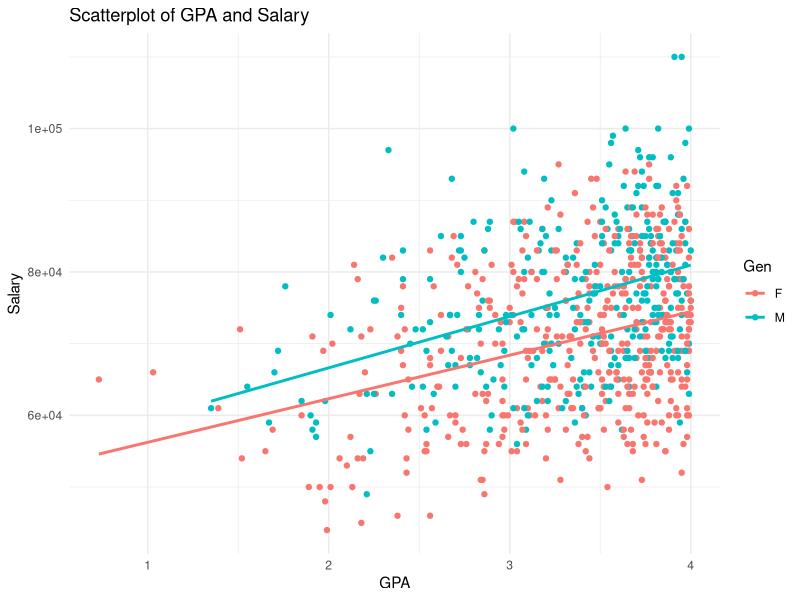
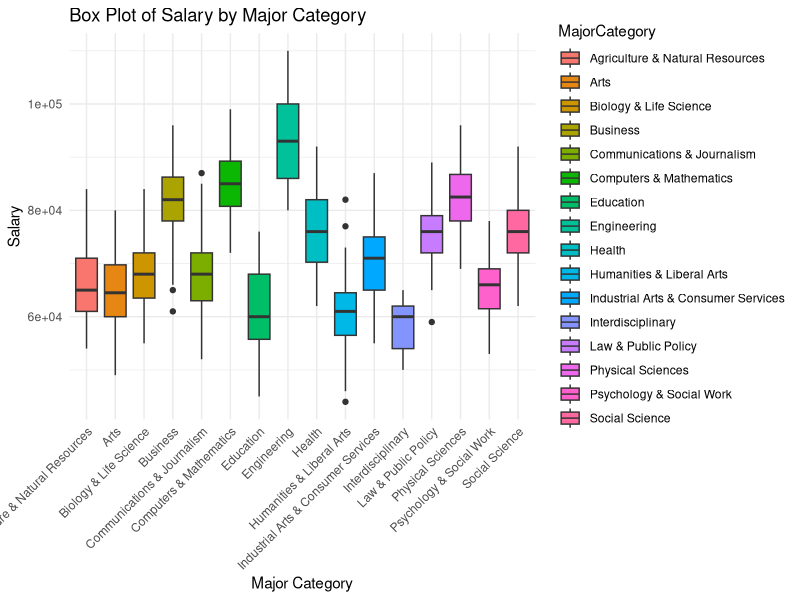
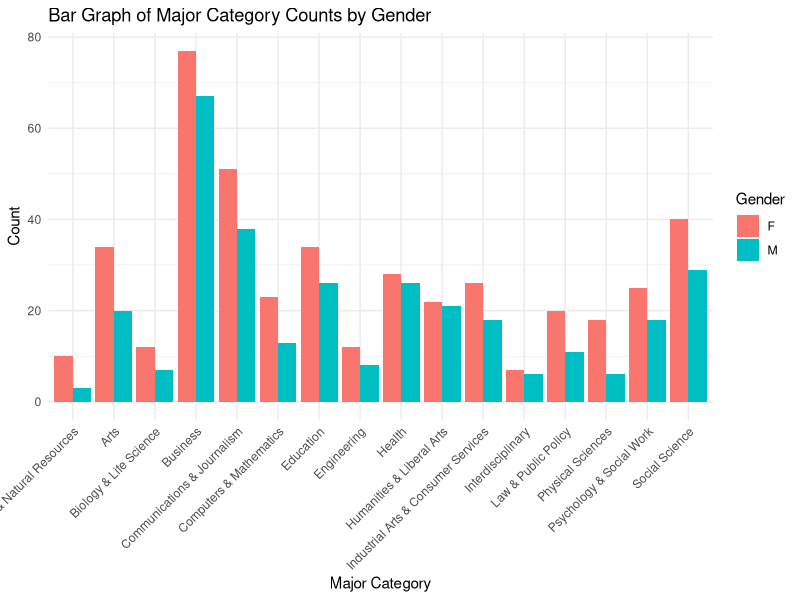
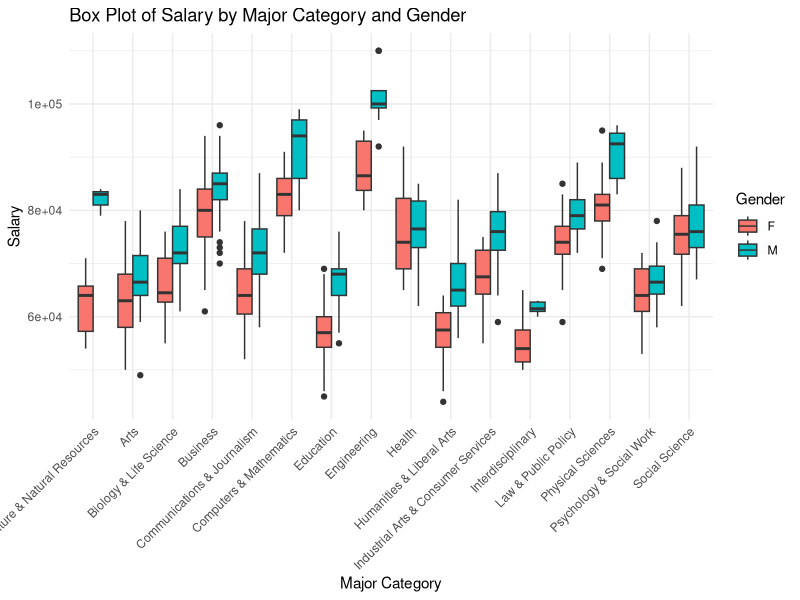
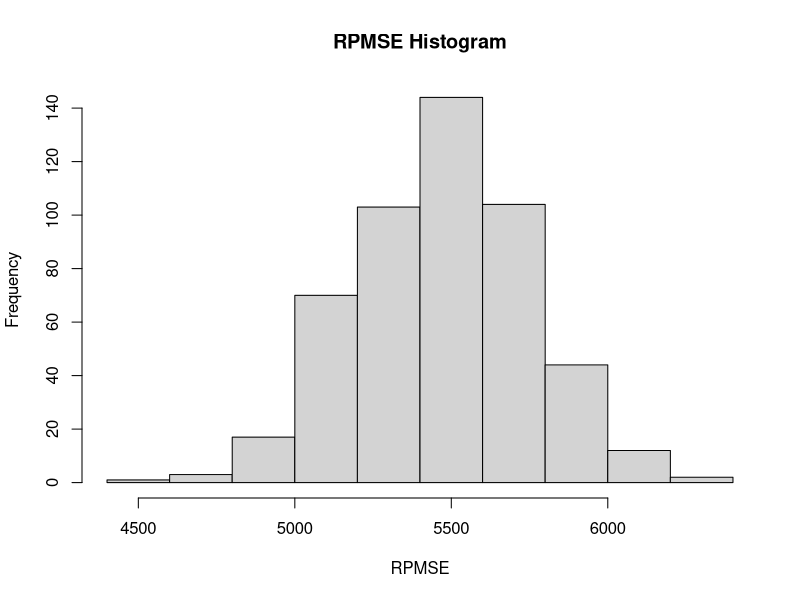
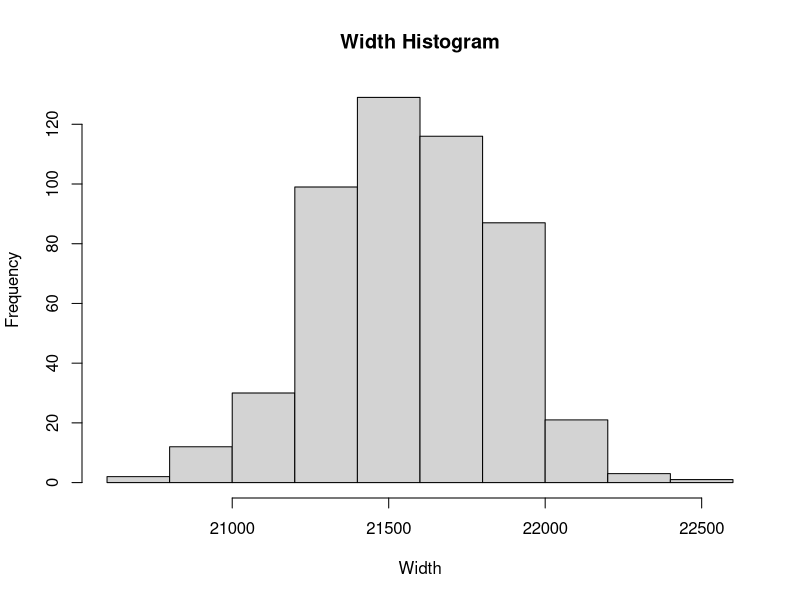
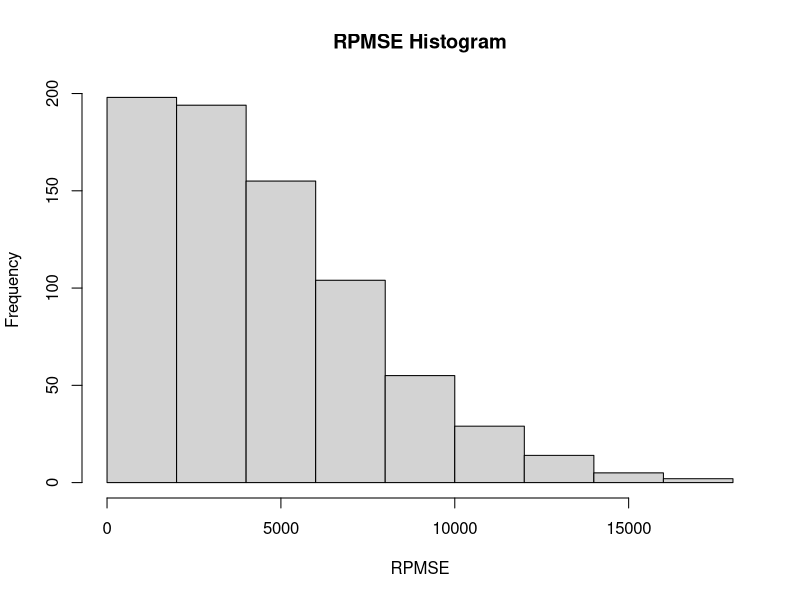
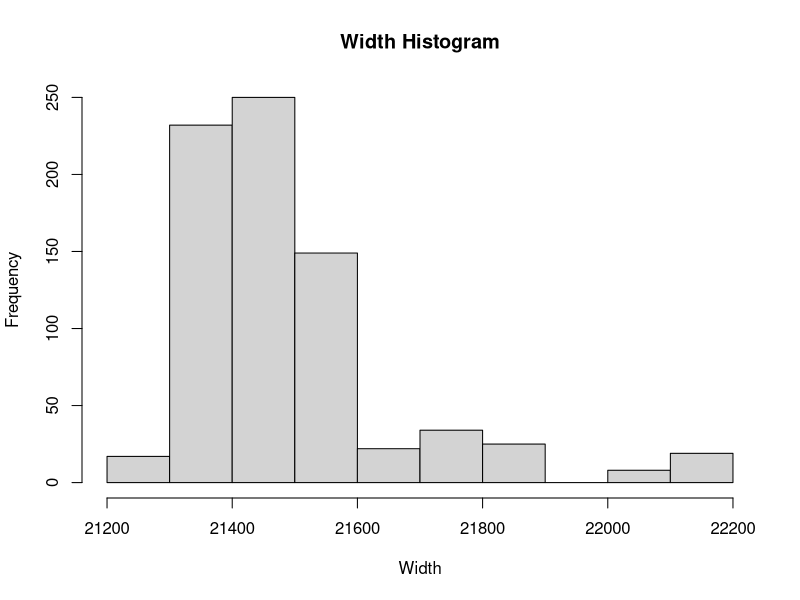

The R source for these figures, in order:
## ---- chunk 1
knitr::opts_chunk$set(echo = TRUE)

library(tidyverse)
library(knitr)
library(ggplot2)
library(GGally)
library(car)
library(MASS)
library(lmtest)
library(vroom)

#Analysis Questions:

## Read in data
sal <- vroom("Salary.csv")
sal$MajorCategory <- as.factor(sal$MajorCategory)
sal$Gen <- as.factor(sal$Gen)
# head(sal)
## ---- chunk 2
ggplot(sal, aes(x = GPA, y = Salary, color = Gen)) +
  geom_point() +
  geom_smooth(method = "lm", se = FALSE, formula = y ~ x, aes(group = Gen)) +
  labs(title = "Scatterplot of GPA and Salary",
       x = "GPA",
       y = "Salary") +  
  theme_minimal()
## ---- chunk 3
ggplot(sal, aes(x = MajorCategory, y = Salary, fill = MajorCategory)) +
  geom_boxplot() +
  labs(title = "Box Plot of Salary by Major Category",
       x = "Major Category",
       y = "Salary") +
  theme_minimal() +
  theme(axis.text.x = element_text(angle = 45, hjust = 1)) 
## ---- chunk 4
ggplot(sal, aes(x = MajorCategory, fill = Gen)) +
  geom_bar(position = "dodge") +
  labs(title = "Bar Graph of Major Category Counts by Gender",
       x = "Major Category",
       y = "Count",
       fill = "Gender") +
  theme_minimal() +
  theme(axis.text.x = element_text(angle = 45, hjust = 1))  
## ---- chunk 5
sal.lm <- lm(Salary ~., data=sal)
summary(sal.lm)

X <- model.matrix(Salary ~., data=sal)
y <- sal$Salary
bhat <- solve(t(X)%*%X)%*%t(X)%*%y
bhat_table <- as.table(bhat)

# Estimate of residual variance
s2 <- t(y-X %*% bhat)%*% (y-X%*%bhat) /(nrow(sal)-ncol(X))
s2

sqrt(s2)
sigma(sal.lm)

# R^2
summary(sal.lm)$r.squared
## ---- chunk 6
ggplot(sal, aes(x = MajorCategory, y = Salary, fill = Gen)) +
  geom_boxplot(position = "dodge") +
  labs(title = "Box Plot of Salary by Major Category and Gender",
       x = "Major Category",
       y = "Salary",
       fill = "Gender") +
  theme_minimal() +
  theme(axis.text.x = element_text(angle = 45, hjust = 1))
## ---- chunk 7
# interaction.plot(x.factor = sal$MajorCategory, trace.factor = sal$Gen, response = sal$Salary)
# interaction.plot(x.factor = sal$Gen, trace.factor = sal$MajorCategory, response = sal$Salary)
# head(sal)
## ---- chunk 8
summary(sal.lm)$fstatistic[1]
sal.lm.no.gpa <- lm(Salary ~ MajorCategory + Gen, data = sal)
summary(sal.lm)

summary(sal.lm.no.gpa)
sal.lm.int<- lm(Salary ~ MajorCategory*Gen, data = sal)
anova(sal.lm.int, sal.lm.no.gpa)


sal.full <- lm(Salary ~ MajorCategory + Gen + GPA +MajorCategory*Gen, data = sal)
summary(sal.full)

anova(sal.full, sal.lm)
## ---- chunk 9
sal_stem <- sal %>%
  filter(MajorCategory=='Computers & Mathematics') 
sal_stem

summary(sal.lm)

a1 <- c(1,0,0,0,0,1,0,0,0,0,0,0,0,0,0,0,1,0)
a2 <- c(1,0,0,0,0,1,0,0,0,0,0,0,0,0,0,0,0,0)
#length(a2)
#t(a1)%*%bhat
#t(a2)%*%bhat
#difference
t(a1-a2)%*%bhat
my.test <- multcomp::glht(sal.lm, linfct=t(a1-a2), alternative="greater")
summary(my.test)
confint(my.test, level = 0.95)
## ---- chunk 10
new.x <- data.frame(MajorCategory='Computers & Mathematics', GPA = 3.0, Gen="M")
predict.lm(sal.lm, new.x, interval="prediction", level=0.95)
## ---- chunk 11
n.cv <- 500 #Number of CV studies to run
n.test <- nrow(sal)*.2 #Number of observations in a test set
rpmse <- rep(x=NA, times=n.cv)
bias <- rep(x=NA, times=n.cv)
wid <- rep(x=NA, times=n.cv)
cvg <- rep(x=NA, times=n.cv)
n <- nrow(sal)


for(cv in 1:n.cv){
  ## Select test observations
  test.obs <- sample(x=1:n, size=n.test)
  
  ## Split into test and training sets
  test.set <- sal[test.obs,]
  train.set <- sal[-test.obs,]
  
  ## Fit a lm() using the training data
  train.lm <- lm(Salary ~., data=train.set)
  
  ## Generate predictions for the test set
  my.preds <- predict.lm(train.lm, newdata=test.set, interval="prediction")
  
  ## Calculate bias
  bias[cv] <- mean(my.preds[,'fit']-test.set[['Salary']])
  
  ## Calculate RPMSE
  rpmse[cv] <- (test.set[['Salary']]-my.preds[,'fit'])^2 %>% mean() %>% sqrt()
  
  ## Calculate Coverage
  cvg[cv] <- ((test.set[['Salary']] > my.preds[,'lwr']) & (test.set[['Salary']] < my.preds[,'upr'])) %>% mean()
  
  ## Calculate Width
  wid[cv] <- (my.preds[,'upr'] - my.preds[,'lwr']) %>% mean()
  
}

# RPMSE
hist(rpmse, main="RPMSE Histogram", xlab="RPMSE")

# Width histogram
hist(wid, main="Width Histogram", xlab="Width")

## ---- chunk 12
n <- nrow(sal)
rpmse <- rep(x=NA, times=n)
wid <- rep(x=NA, times=n)



for(i in 1:n){
  ## Select test observations

  
  ## Split into test and training sets
  test.set <- sal[i,]
  train.set <- sal[-i,]
  
  ## Fit a lm() using the training data
  train.lm <- lm(Salary ~., data=train.set)
  
  ## Generate predictions for the test set
  my.preds <- predict.lm(train.lm, newdata=test.set, interval="prediction")
  
  
  ## Calculate RPMSE
  rpmse[i] <- (test.set[['Salary']]-my.preds[,'fit'])^2 %>% mean() %>% sqrt()
  
  
  ## Calculate Width
  wid[i] <- (my.preds[,'upr'] - my.preds[,'lwr']) %>% mean()
  
}

# RPMSE
hist(rpmse, main="RPMSE Histogram", xlab="RPMSE")

# Width histogram
hist(wid, main="Width Histogram", xlab="Width")
